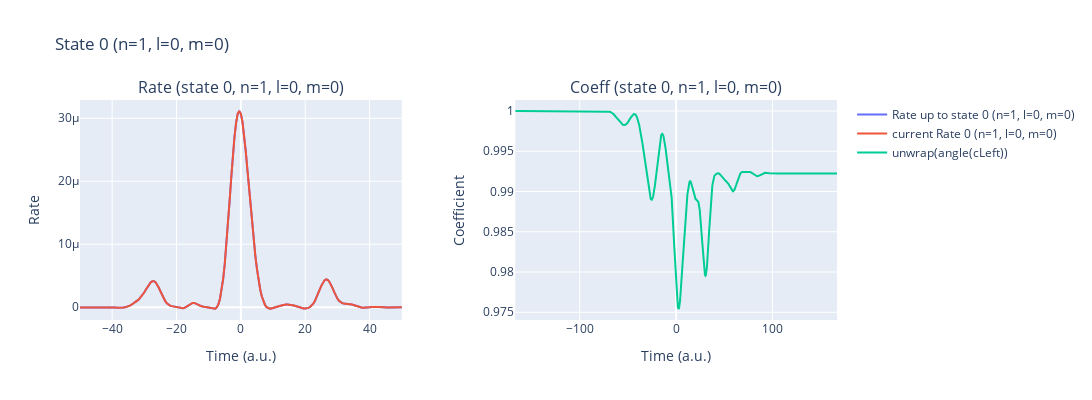
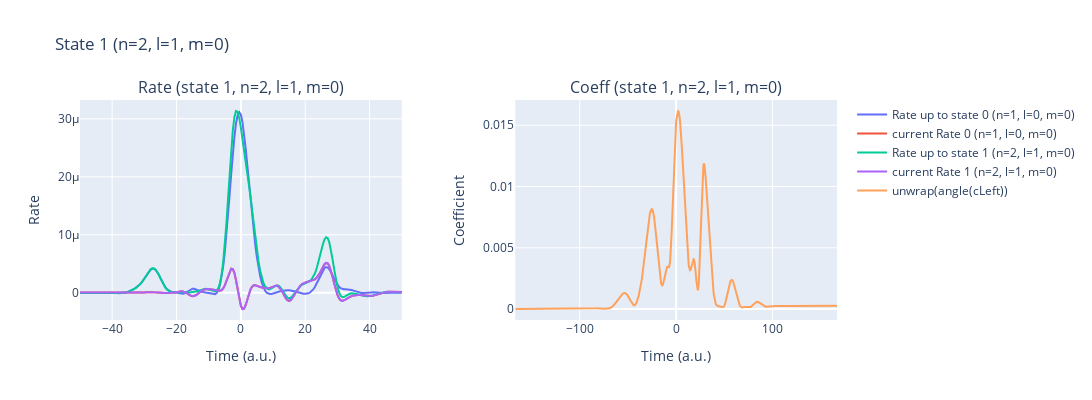
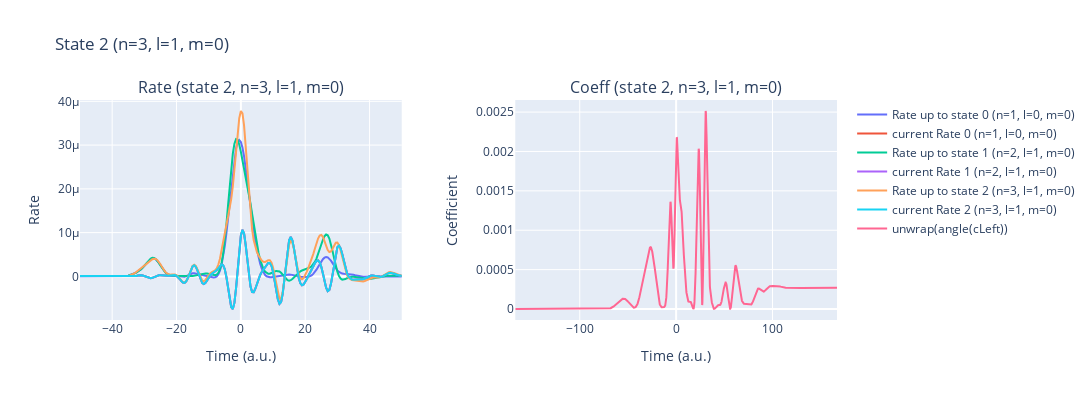

These figures' notebook cell, in order:
### Code cell
%autoreload
params_3 = {
    'E_g': 0.5, 
    'αPol': 4.51, 
    'div_p':2**-4*32, 
    'div_theta':1*8,
    'lam0': 450, 
    'intensity': 8e13, 
    'cep': 0,
    'excitedStates': 3, 
    'coeffType': 'trecx', 
    'gauge': 'length', 
    'get_p_only': True, 
    'only_c0_is_1_rest_normal': False,
    'delay': None, 
    'plotting': True
}

laser_pulses.add_pulse(params_3['lam0'], params_3['intensity'], params_3['cep'], params_3['lam0']/ AtomicUnits.nm / AtomicUnits.speed_of_light)
t_min, t_max = laser_pulses.get_time_interval()
time_recon_3= np.arange(int(t_min), int(t_max)+1, 0.5)

rateExcited_3 = IonRate(time_recon_3, laser_pulses, params_3, dT=0.5/4, kernel_type='exact_SFA', excitedStates=True)
laser_pulses.reset()

### Figure 1 — Plotly figure (JSON) as saved in the notebook; plotly's stock layout.template omitted (floating-point values rounded to 4 significant figures; data arrays with more than 128 entries replaced by an {"elided": "..."} marker saying what was removed)
{"data": [{"mode": "lines", "name": "Rate up to state 0 (n=1, l=0, m=0)", "type": "scatter", "x": {"elided": "666 float values"}, "xaxis": "x", "y": {"elided": "666 float values"}, "yaxis": "y"}, {"mode": "lines", "name": "current Rate 0 (n=1, l=0, m=0)", "type": "scatter", "x": {"elided": "666 float values"}, "xaxis": "x", "y": {"elided": "666 float values"}, "yaxis": "y"}, {"mode": "lines", "name": "unwrap(angle(cLeft))", "type": "scatter", "x": {"elided": "2671 float values"}, "xaxis": "x2", "y": {"elided": "2671 float values"}, "yaxis": "y2"}], "layout": {"annotations": [{"font": {"size": 16}, "showarrow": false, "text": "Rate (state 0, n=1, l=0, m=0)", "x": 0.2125, "xanchor": "center", "xref": "paper", "y": 1, "yanchor": "bottom", "yref": "paper"}, {"font": {"size": 16}, "showarrow": false, "text": "Coeff (state 0, n=1, l=0, m=0)", "x": 0.7875, "xanchor": "center", "xref": "paper", "y": 1, "yanchor": "bottom", "yref": "paper"}], "height": 400, "title": {"text": "State 0 (n=1, l=0, m=0)"}, "width": 1200, "xaxis": {"anchor": "y", "domain": [0, 0.425], "range": [-50, 50], "title": {"text": "Time (a.u.)"}}, "xaxis2": {"anchor": "y2", "domain": [0.575, 1], "title": {"text": "Time (a.u.)"}}, "yaxis": {"anchor": "x", "domain": [0, 1], "title": {"text": "Rate"}}, "yaxis2": {"anchor": "x2", "domain": [0, 1], "title": {"text": "Coefficient"}}}}

### Figure 2 — Plotly figure (JSON) as saved in the notebook; plotly's stock layout.template omitted (floating-point values rounded to 4 significant figures; data arrays with more than 128 entries replaced by an {"elided": "..."} marker saying what was removed)
{"data": [{"mode": "lines", "name": "Rate up to state 0 (n=1, l=0, m=0)", "type": "scatter", "x": {"elided": "666 float values"}, "xaxis": "x", "y": {"elided": "666 float values"}, "yaxis": "y"}, {"mode": "lines", "name": "current Rate 0 (n=1, l=0, m=0)", "type": "scatter", "x": {"elided": "666 float values"}, "xaxis": "x", "y": {"elided": "666 float values"}, "yaxis": "y"}, {"mode": "lines", "name": "Rate up to state 1 (n=2, l=1, m=0)", "type": "scatter", "x": {"elided": "666 float values"}, "xaxis": "x", "y": {"elided": "666 float values"}, "yaxis": "y"}, {"mode": "lines", "name": "current Rate 1 (n=2, l=1, m=0)", "type": "scatter", "x": {"elided": "666 float values"}, "xaxis": "x", "y": {"elided": "666 float values"}, "yaxis": "y"}, {"mode": "lines", "name": "unwrap(angle(cLeft))", "type": "scatter", "x": {"elided": "2671 float values"}, "xaxis": "x2", "y": {"elided": "2671 float values"}, "yaxis": "y2"}], "layout": {"annotations": [{"font": {"size": 16}, "showarrow": false, "text": "Rate (state 1, n=2, l=1, m=0)", "x": 0.2125, "xanchor": "center", "xref": "paper", "y": 1, "yanchor": "bottom", "yref": "paper"}, {"font": {"size": 16}, "showarrow": false, "text": "Coeff (state 1, n=2, l=1, m=0)", "x": 0.7875, "xanchor": "center", "xref": "paper", "y": 1, "yanchor": "bottom", "yref": "paper"}], "height": 400, "title": {"text": "State 1 (n=2, l=1, m=0)"}, "width": 1200, "xaxis": {"anchor": "y", "domain": [0, 0.425], "range": [-50, 50], "title": {"text": "Time (a.u.)"}}, "xaxis2": {"anchor": "y2", "domain": [0.575, 1], "title": {"text": "Time (a.u.)"}}, "yaxis": {"anchor": "x", "domain": [0, 1], "title": {"text": "Rate"}}, "yaxis2": {"anchor": "x2", "domain": [0, 1], "title": {"text": "Coefficient"}}}}

### Figure 3 — Plotly figure (JSON) as saved in the notebook; plotly's stock layout.template omitted (floating-point values rounded to 4 significant figures; data arrays with more than 128 entries replaced by an {"elided": "..."} marker saying what was removed)
{"data": [{"mode": "lines", "name": "Rate up to state 0 (n=1, l=0, m=0)", "type": "scatter", "x": {"elided": "666 float values"}, "xaxis": "x", "y": {"elided": "666 float values"}, "yaxis": "y"}, {"mode": "lines", "name": "current Rate 0 (n=1, l=0, m=0)", "type": "scatter", "x": {"elided": "666 float values"}, "xaxis": "x", "y": {"elided": "666 float values"}, "yaxis": "y"}, {"mode": "lines", "name": "Rate up to state 1 (n=2, l=1, m=0)", "type": "scatter", "x": {"elided": "666 float values"}, "xaxis": "x", "y": {"elided": "666 float values"}, "yaxis": "y"}, {"mode": "lines", "name": "current Rate 1 (n=2, l=1, m=0)", "type": "scatter", "x": {"elided": "666 float values"}, "xaxis": "x", "y": {"elided": "666 float values"}, "yaxis": "y"}, {"mode": "lines", "name": "Rate up to state 2 (n=3, l=1, m=0)", "type": "scatter", "x": {"elided": "666 float values"}, "xaxis": "x", "y": {"elided": "666 float values"}, "yaxis": "y"}, {"mode": "lines", "name": "current Rate 2 (n=3, l=1, m=0)", "type": "scatter", "x": {"elided": "666 float values"}, "xaxis": "x", "y": {"elided": "666 float values"}, "yaxis": "y"}, {"mode": "lines", "name": "unwrap(angle(cLeft))", "type": "scatter", "x": {"elided": "2671 float values"}, "xaxis": "x2", "y": {"elided": "2671 float values"}, "yaxis": "y2"}], "layout": {"annotations": [{"font": {"size": 16}, "showarrow": false, "text": "Rate (state 2, n=3, l=1, m=0)", "x": 0.2125, "xanchor": "center", "xref": "paper", "y": 1, "yanchor": "bottom", "yref": "paper"}, {"font": {"size": 16}, "showarrow": false, "text": "Coeff (state 2, n=3, l=1, m=0)", "x": 0.7875, "xanchor": "center", "xref": "paper", "y": 1, "yanchor": "bottom", "yref": "paper"}], "height": 400, "title": {"text": "State 2 (n=3, l=1, m=0)"}, "width": 1200, "xaxis": {"anchor": "y", "domain": [0, 0.425], "range": [-50, 50], "title": {"text": "Time (a.u.)"}}, "xaxis2": {"anchor": "y2", "domain": [0.575, 1], "title": {"text": "Time (a.u.)"}}, "yaxis": {"anchor": "x", "domain": [0, 1], "title": {"text": "Rate"}}, "yaxis2": {"anchor": "x2", "domain": [0, 1], "title": {"text": "Coefficient"}}}}
